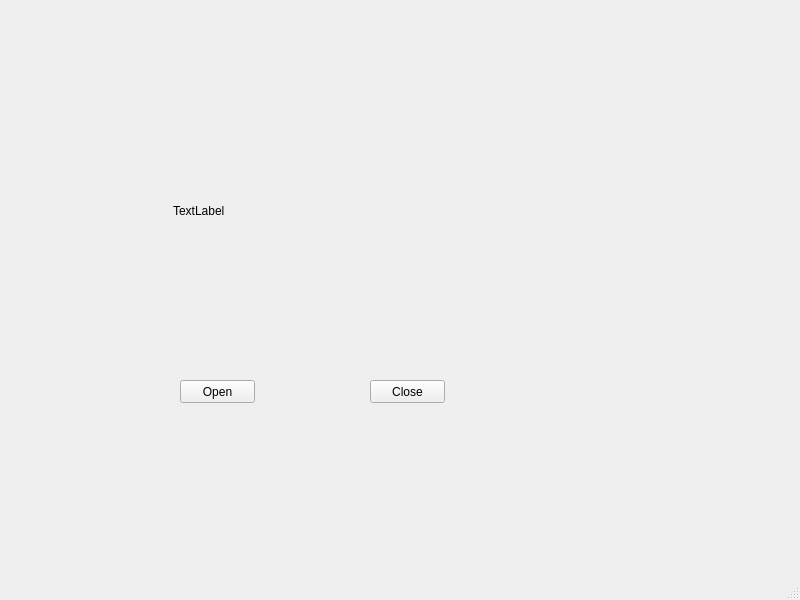
<?xml version="1.0" encoding="UTF-8"?>
<ui version="4.0">
 <class>MainWindow</class>
 <widget class="QMainWindow" name="MainWindow">
  <property name="geometry">
   <rect>
    <x>0</x>
    <y>0</y>
    <width>800</width>
    <height>600</height>
   </rect>
  </property>
  <property name="windowTitle">
   <string>MainWindow</string>
  </property>
  <widget class="QWidget" name="centralwidget">
   <widget class="QLabel" name="label">
    <property name="geometry">
     <rect>
      <x>173</x>
      <y>80</y>
      <width>391</width>
      <height>261</height>
     </rect>
    </property>
    <property name="text">
     <string>TextLabel</string>
    </property>
   </widget>
   <widget class="QPushButton" name="pushButton">
    <property name="geometry">
     <rect>
      <x>180</x>
      <y>380</y>
      <width>75</width>
      <height>23</height>
     </rect>
    </property>
    <property name="text">
     <string>Open</string>
    </property>
   </widget>
   <widget class="QPushButton" name="pushButton_2">
    <property name="geometry">
     <rect>
      <x>370</x>
      <y>380</y>
      <width>75</width>
      <height>23</height>
     </rect>
    </property>
    <property name="text">
     <string>Close</string>
    </property>
   </widget>
  </widget>
  <widget class="QMenuBar" name="menubar">
   <property name="geometry">
    <rect>
     <x>0</x>
     <y>0</y>
     <width>800</width>
     <height>22</height>
    </rect>
   </property>
  </widget>
  <widget class="QStatusBar" name="statusbar"/>
 </widget>
 <resources/>
 <connections/>
</ui>
